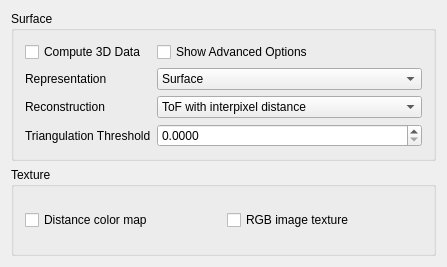
<?xml version="1.0" encoding="UTF-8"?>
<ui version="4.0">
 <class>QmitkToFSurfaceGenerationWidgetControls</class>
 <widget class="QWidget" name="QmitkToFSurfaceGenerationWidgetControls">
  <property name="geometry">
   <rect>
    <x>0</x>
    <y>0</y>
    <width>447</width>
    <height>267</height>
   </rect>
  </property>
  <property name="minimumSize">
   <size>
    <width>0</width>
    <height>0</height>
   </size>
  </property>
  <property name="windowTitle">
   <string>QmitkToFVisualisationSettings</string>
  </property>
  <layout class="QGridLayout" name="gridLayout_3">
   <item row="1" column="0">
    <widget class="QGroupBox" name="groupBox">
     <property name="title">
      <string>Surface</string>
     </property>
     <layout class="QFormLayout" name="formLayout">
      <property name="fieldGrowthPolicy">
       <enum>QFormLayout::AllNonFixedFieldsGrow</enum>
      </property>
      <item row="0" column="0">
       <widget class="QCheckBox" name="m_Compute3DDataCheckbox">
        <property name="text">
         <string>Compute 3D Data</string>
        </property>
       </widget>
      </item>
      <item row="0" column="1">
       <widget class="QCheckBox" name="m_ShowAdvancedOptionsCheckbox">
        <property name="text">
         <string>Show Advanced Options</string>
        </property>
       </widget>
      </item>
      <item row="1" column="0">
       <widget class="QLabel" name="label_3">
        <property name="text">
         <string>Representation</string>
        </property>
       </widget>
      </item>
      <item row="1" column="1">
       <widget class="QComboBox" name="m_RepresentationCombobox">
        <item>
         <property name="text">
          <string>Surface</string>
         </property>
        </item>
        <item>
         <property name="text">
          <string>Point Cloud</string>
         </property>
        </item>
       </widget>
      </item>
      <item row="2" column="0">
       <widget class="QLabel" name="label_2">
        <property name="text">
         <string>Reconstruction</string>
        </property>
       </widget>
      </item>
      <item row="2" column="1">
       <widget class="QComboBox" name="m_ReconstructionCombobox">
        <item>
         <property name="text">
          <string>ToF with interpixel distance</string>
         </property>
        </item>
        <item>
         <property name="text">
          <string>ToF without interpixel distance</string>
         </property>
        </item>
        <item>
         <property name="text">
          <string>Kinect</string>
         </property>
        </item>
       </widget>
      </item>
      <item row="3" column="0">
       <widget class="QLabel" name="label">
        <property name="text">
         <string>Triangulation Threshold</string>
        </property>
       </widget>
      </item>
      <item row="3" column="1">
       <widget class="QDoubleSpinBox" name="m_TriangulationThresholdSpinbox">
        <property name="decimals">
         <number>4</number>
        </property>
        <property name="maximum">
         <double>1000.000000000000000</double>
        </property>
       </widget>
      </item>
     </layout>
    </widget>
   </item>
   <item row="2" column="0">
    <widget class="QGroupBox" name="m_TextureGroupBox">
     <property name="title">
      <string>Texture</string>
     </property>
     <layout class="QGridLayout" name="gridLayout">
      <item row="0" column="0">
       <widget class="QCheckBox" name="m_DistanceColorMapCheckbox">
        <property name="text">
         <string>Distance color map</string>
        </property>
       </widget>
      </item>
      <item row="0" column="1">
       <widget class="QCheckBox" name="m_RGBTextureCheckbox">
        <property name="text">
         <string>RGB image texture</string>
        </property>
       </widget>
      </item>
     </layout>
    </widget>
   </item>
  </layout>
 </widget>
 <layoutdefault spacing="6" margin="11"/>
 <resources/>
 <connections/>
</ui>
